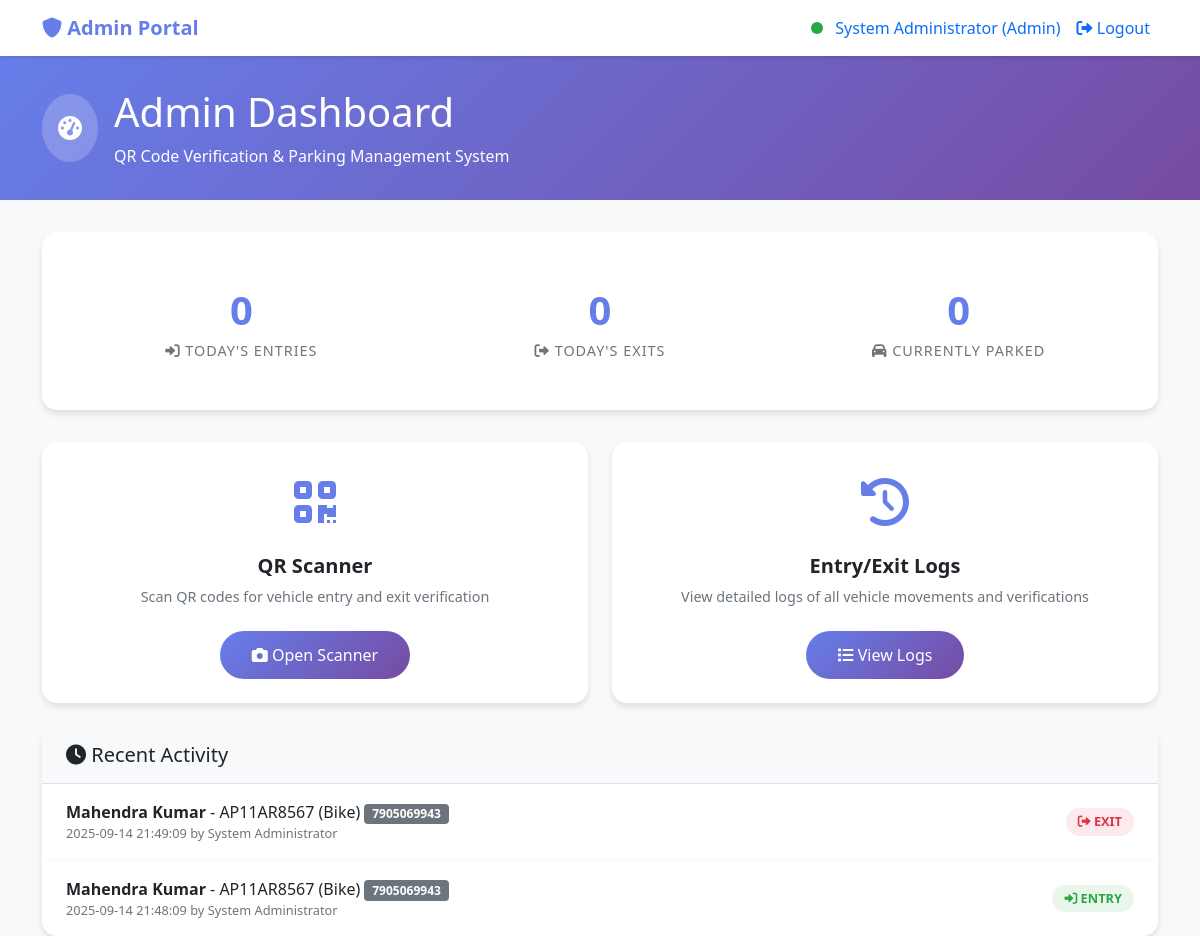
Page /admin/dashboard (signed in) on the earlier database version.
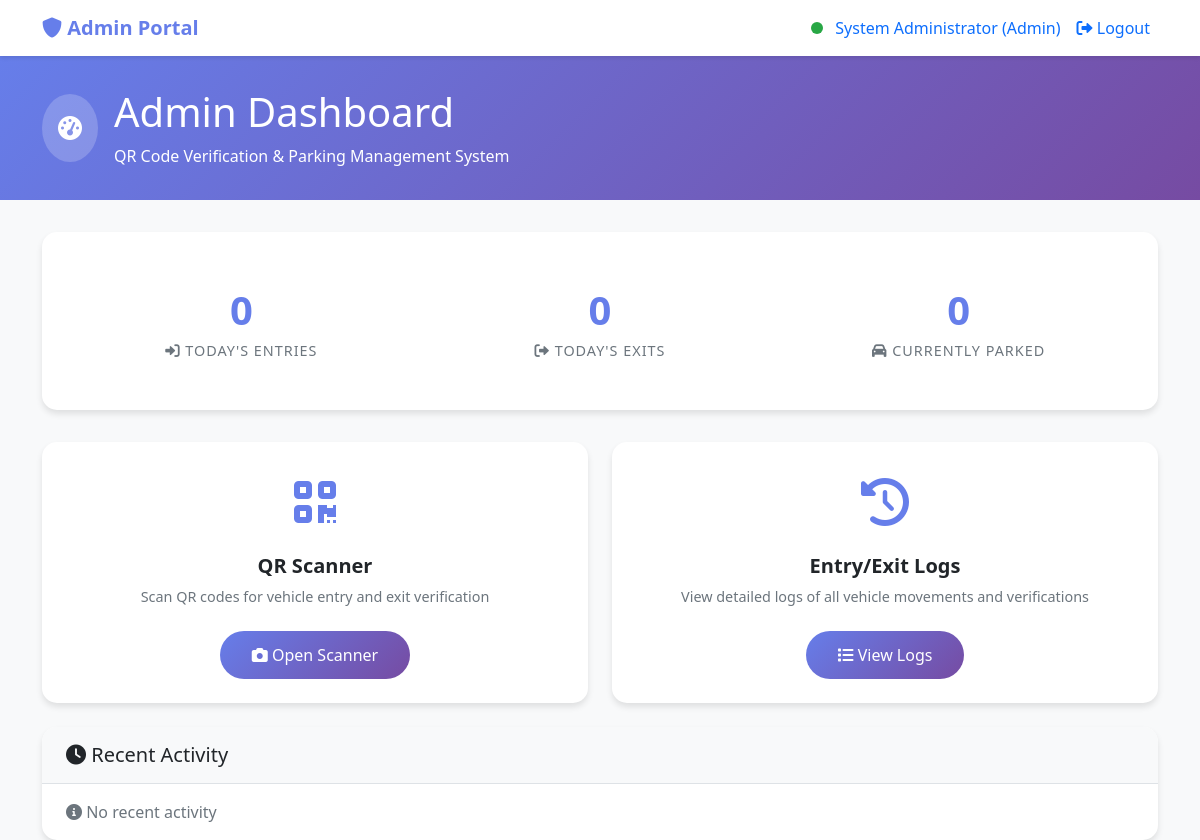
Same page on the later database version.
### tables this page shows
CREATE TABLE admins (
                id INTEGER PRIMARY KEY AUTOINCREMENT,
                admin_id TEXT UNIQUE NOT NULL,
                username TEXT UNIQUE NOT NULL,
                password TEXT NOT NULL,
                name TEXT NOT NULL,
                role TEXT DEFAULT 'security',
                created_at TIMESTAMP DEFAULT CURRENT_TIMESTAMP
            );

CREATE TABLE entry_exit_logs (
                id INTEGER PRIMARY KEY AUTOINCREMENT,
                booking_id TEXT NOT NULL,
                action_type TEXT NOT NULL,  -- 'entry' or 'exit'
                timestamp TIMESTAMP DEFAULT CURRENT_TIMESTAMP,
                verified_by TEXT,  -- admin who verified
                spot_number TEXT,
                status TEXT DEFAULT 'verified',
                FOREIGN KEY (booking_id) REFERENCES bookings (booking_id),
                FOREIGN KEY (verified_by) REFERENCES admins (admin_id)
            );

CREATE TABLE users (
                id INTEGER PRIMARY KEY AUTOINCREMENT,
                user_id TEXT UNIQUE NOT NULL,
                name TEXT NOT NULL,
                mobile TEXT NOT NULL,
                address TEXT NOT NULL,
                department TEXT NOT NULL,
                university_id TEXT NOT NULL,
                email TEXT NOT NULL,
                created_at TIMESTAMP DEFAULT CURRENT_TIMESTAMP
            );

CREATE TABLE bookings (
                id INTEGER PRIMARY KEY AUTOINCREMENT,
                booking_id TEXT UNIQUE NOT NULL,
                user_id TEXT NOT NULL,
                vehicle_number TEXT NOT NULL,
                vehicle_type TEXT NOT NULL,
                entry_time TIMESTAMP NOT NULL,
                exit_time TIMESTAMP NOT NULL,
                actual_entry_time TIMESTAMP,
                actual_exit_time TIMESTAMP,
                amount DECIMAL(10,2) NOT NULL,
                status TEXT DEFAULT 'booked',
                qr_code TEXT,
                created_at TIMESTAMP DEFAULT CURRENT_TIMESTAMP,
                FOREIGN KEY (user_id) REFERENCES users (user_id)
            );

### app/app.py (the view)
@app.route('/admin/dashboard')
def admin_dashboard():
    if not session.get('is_admin'):
        return redirect(url_for('admin_login'))
    recent_logs = db.get_entry_exit_logs(limit=50)
    from datetime import datetime, timedelta
    today = datetime.now().date()
    entry_count = sum(1 for log in recent_logs if log['action_type'] == 'entry' and
                     datetime.fromisoformat(log['timestamp']).date() == today)
    exit_count = sum(1 for log in recent_logs if log['action_type'] == 'exit' and
                    datetime.fromisoformat(log['timestamp']).date() == today)
    return render_template('admin_dashboard.html',
                         admin_name=session['admin_name'],
                         admin_role=session['admin_role'],
                         recent_logs=recent_logs,
                         entry_count=entry_count,
                         exit_count=exit_count)

### app/database.py (called while the page is built)
    def get_connection(self):
        return sqlite3.connect(self.db_path)

### app/templates/admin_dashboard.html (shortened to what this page needs)
<!DOCTYPE html>
<html lang="en">
<head>
    <link href="https://cdn.jsdelivr.net/npm/bootstrap@5.1.3/dist/css/bootstrap.min.css" rel="stylesheet">
    <link href="https://cdnjs.cloudflare.com/ajax/libs/font-awesome/6.0.0/css/all.min.css" rel="stylesheet">
</head>
<body>
    <nav class="navbar navbar-expand-lg navbar-custom">
        <div class="container">
            <span class="navbar-brand">
                <i class="fas fa-shield-alt"></i> Admin Portal
            </span>
            <div class="navbar-nav ms-auto">
                <span class="nav-item nav-link">
                    <span class="status-indicator status-online"></span>
                    {{ admin_name }} ({{ admin_role|title }})
                </span>
                <a class="nav-link" href="{{ url_for('admin_logout') }}">
                    <i class="fas fa-sign-out-alt"></i> Logout
                </a>
            </div>
        </div>
    </nav>
    <div class="admin-header">
        <div class="container">
            <div class="admin-title">
                <div class="admin-icon">
                    <i class="fas fa-tachometer-alt"></i>
                </div>
                <div>
                    <h1>Admin Dashboard</h1>
                    <p class="mb-0">QR Code Verification & Parking Management System</p>
                </div>
            </div>
        </div>
    </div>
    <div class="container">
        <div class="stats-card">
            <div class="row">
                <div class="col-md-4">
                    <div class="stat-item">
                        <span class="stat-number">{{ entry_count }}</span>
                        <div class="stat-label">
                            <i class="fas fa-sign-in-alt"></i> Today's Entries
                        </div>
                    </div>
                </div>
                <div class="col-md-4">
                    <div class="stat-item">
                        <span class="stat-number">{{ exit_count }}</span>
                        <div class="stat-label">
                            <i class="fas fa-sign-out-alt"></i> Today's Exits
                        </div>
                    </div>
                </div>
                <div class="col-md-4">
                    <div class="stat-item">
                        <span class="stat-number">{{ entry_count - exit_count }}</span>
                        <div class="stat-label">
                            <i class="fas fa-car"></i> Currently Parked
                        </div>
                    </div>
                </div>
            </div>
        </div>
        <div class="row">
            <div class="col-md-6">
                <div class="action-card">
                    <div class="action-icon">
                        <i class="fas fa-qrcode"></i>
                    </div>
                    <h5 class="action-title">QR Scanner</h5>
                    <p class="action-description">
                        Scan QR codes for vehicle entry and exit verification
                    </p>
                    <a href="{{ url_for('admin_scanner') }}" class="btn btn-action">
                        <i class="fas fa-camera"></i> Open Scanner
                    </a>
                </div>
            </div>
            <div class="col-md-6">
                <div class="action-card">
                    <div class="action-icon">
                        <i class="fas fa-history"></i>
                    </div>
                    <h5 class="action-title">Entry/Exit Logs</h5>
                    <p class="action-description">
                        View detailed logs of all vehicle movements and verifications
                    </p>
                    <a href="{{ url_for('admin_logs') }}" class="btn btn-action">
                        <i class="fas fa-list"></i> View Logs
                    </a>
                </div>
            </div>
        </div>
        <div class="recent-logs">
            <div class="log-header">
                <h5 class="mb-0">
                    <i class="fas fa-clock"></i> Recent Activity
                </h5>
            </div>
            <div id="recentLogs">
                {% if recent_logs %}
                    {% for log in recent_logs[:10] %}
                    <div class="log-item">
                        <div class="log-info">
                            <div>
                                <strong>{{ log.user_name }}</strong> - {{ log.vehicle_number }} ({{ log.vehicle_type|title }})
                                {% if log.spot_number %}
                                <span class="badge bg-secondary">{{ log.spot_number }}</span>
                                {% endif %}
                            </div>
                            <div class="log-time">
                                {{ log.timestamp }} by {{ log.admin_name }}
                            </div>
                        </div>
                        <div>
                            <span class="log-action {{ log.action_type }}">
                                {% if log.action_type == 'entry' %}
                                <i class="fas fa-sign-in-alt"></i> Entry
                                {% else %}
                                <i class="fas fa-sign-out-alt"></i> Exit
                                {% endif %}
                            </span>
                        </div>
                    </div>
                    {% endfor %}
                {% else %}
                <div class="log-item">
                    <div class="text-muted text-center">
                        <i class="fas fa-info-circle"></i> No recent activity
                    </div>
                </div>
                {% endif %}
            </div>
        </div>
    </div>
</body>
</html>

### app/templates/admin_dashboard.html (style rules this page uses)
body { background: #f8f9fa; font-family: 'Segoe UI', Tahoma, Geneva, Verdana, sans-serif; }
.admin-header { background: linear-gradient(135deg, #667eea 0%, #764ba2 100%); color: white; padding: 2rem 0; margin-bottom: 2rem; }
.admin-title { display: flex; align-items: center; gap: 1rem; }
.admin-icon { background: rgba(255, 255, 255, 0.2); padding: 1rem; border-radius: 50%; font-size: 1.5rem; }
.stats-card { background: white; border-radius: 15px; padding: 2rem; box-shadow: 0 4px 6px rgba(0, 0, 0, 0.1); margin-bottom: 2rem; transition: transform 0.3s ease; }
.stat-item { text-align: center; padding: 1rem; }
.stat-number { font-size: 2.5rem; font-weight: bold; color: #667eea; display: block; }
.stat-label { color: #6c757d; font-size: 0.9rem; text-transform: uppercase; letter-spacing: 1px; }
.action-card { background: white; border-radius: 15px; padding: 1.5rem; box-shadow: 0 4px 6px rgba(0, 0, 0, 0.1); margin-bottom: 1.5rem; text-align: center; transition: all 0.3s ease; }
.action-icon { font-size: 3rem; margin-bottom: 1rem; color: #667eea; }
.action-title { font-weight: bold; margin-bottom: 0.5rem; }
.action-description { color: #6c757d; font-size: 0.9rem; margin-bottom: 1.5rem; }
.btn-action { background: linear-gradient(135deg, #667eea 0%, #764ba2 100%); border: none; color: white; padding: 0.75rem 2rem; border-radius: 25px; font-weight: 500; transition: all 0.3s ease; }
.recent-logs { background: white; border-radius: 15px; box-shadow: 0 4px 6px rgba(0, 0, 0, 0.1); }
.log-header { background: #f8f9fa; padding: 1rem 1.5rem; border-radius: 15px 15px 0 0; border-bottom: 1px solid #dee2e6; }
.log-item { padding: 1rem 1.5rem; border-bottom: 1px solid #f8f9fa; display: flex; align-items: center; justify-content: space-between; }
.log-item:last-child { border-bottom: none; }
.navbar-custom { background: white; box-shadow: 0 2px 4px rgba(0, 0, 0, 0.1); margin-bottom: 0; }
.navbar-brand { font-weight: bold; color: #667eea !important; }
.status-indicator { width: 12px; height: 12px; border-radius: 50%; display: inline-block; margin-right: 8px; }
.status-online { background: #28a745; animation: pulse 2s infinite; }

Differences in the rows shown:
no longer on this page (row edited): admins: name "System Administrator"
removed entry_exit_logs: user_name "Mahendra Kumar", vehicle_number "AP11AR8567", vehicle_type "Bike", spot_number "7905069943", timestamp "2025-09-14 21:49:09", admin_name "System Administrator", action_type "exit" (drawn)
removed entry_exit_logs: user_name "Mahendra Kumar", vehicle_number "AP11AR8567", vehicle_type "Bike", spot_number "7905069943", timestamp "2025-09-14 21:48:09", admin_name "System Administrator", action_type "entry" (drawn)
Other differences:
{{ admin_name }}: (not shown) → "System Administrator"
text now shown: "No recent activity"
